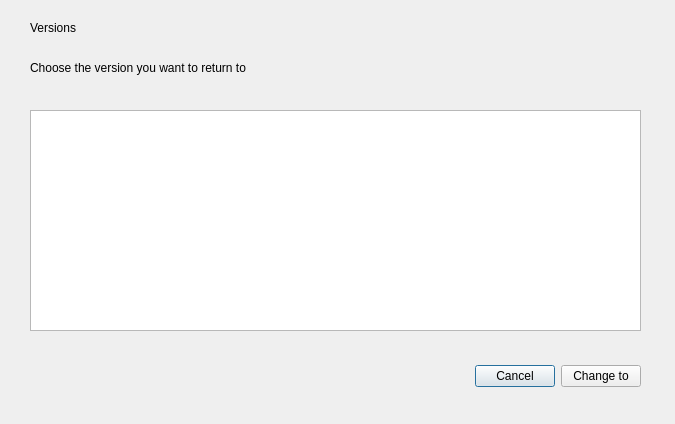
<?xml version="1.0" encoding="UTF-8"?>
<ui version="4.0">
 <class>ManageVersion</class>
 <widget class="QDialog" name="ManageVersion">
  <property name="geometry">
   <rect>
    <x>0</x>
    <y>0</y>
    <width>675</width>
    <height>424</height>
   </rect>
  </property>
  <property name="windowTitle">
   <string>Dialog</string>
  </property>
  <widget class="QLabel" name="description">
   <property name="geometry">
    <rect>
     <x>30</x>
     <y>60</y>
     <width>371</width>
     <height>16</height>
    </rect>
   </property>
   <property name="text">
    <string>Choose the version you want to return to</string>
   </property>
  </widget>
  <widget class="QListView" name="versionslistView">
   <property name="geometry">
    <rect>
     <x>30</x>
     <y>110</y>
     <width>611</width>
     <height>221</height>
    </rect>
   </property>
  </widget>
  <widget class="QLabel" name="title">
   <property name="geometry">
    <rect>
     <x>30</x>
     <y>20</y>
     <width>58</width>
     <height>16</height>
    </rect>
   </property>
   <property name="text">
    <string>Versions</string>
   </property>
  </widget>
  <widget class="QWidget" name="horizontalLayoutWidget">
   <property name="geometry">
    <rect>
     <x>30</x>
     <y>360</y>
     <width>611</width>
     <height>32</height>
    </rect>
   </property>
   <layout class="QHBoxLayout" name="horizontalLayout">
    <item>
     <spacer name="horizontalSpacer">
      <property name="orientation">
       <enum>Qt::Orientation::Horizontal</enum>
      </property>
      <property name="sizeHint" stdset="0">
       <size>
        <width>40</width>
        <height>20</height>
       </size>
      </property>
     </spacer>
    </item>
    <item>
     <widget class="QPushButton" name="pushButton_2">
      <property name="text">
       <string>Cancel</string>
      </property>
     </widget>
    </item>
    <item>
     <widget class="QPushButton" name="pushButton">
      <property name="text">
       <string>Change to</string>
      </property>
     </widget>
    </item>
   </layout>
  </widget>
 </widget>
 <resources/>
 <connections/>
</ui>
